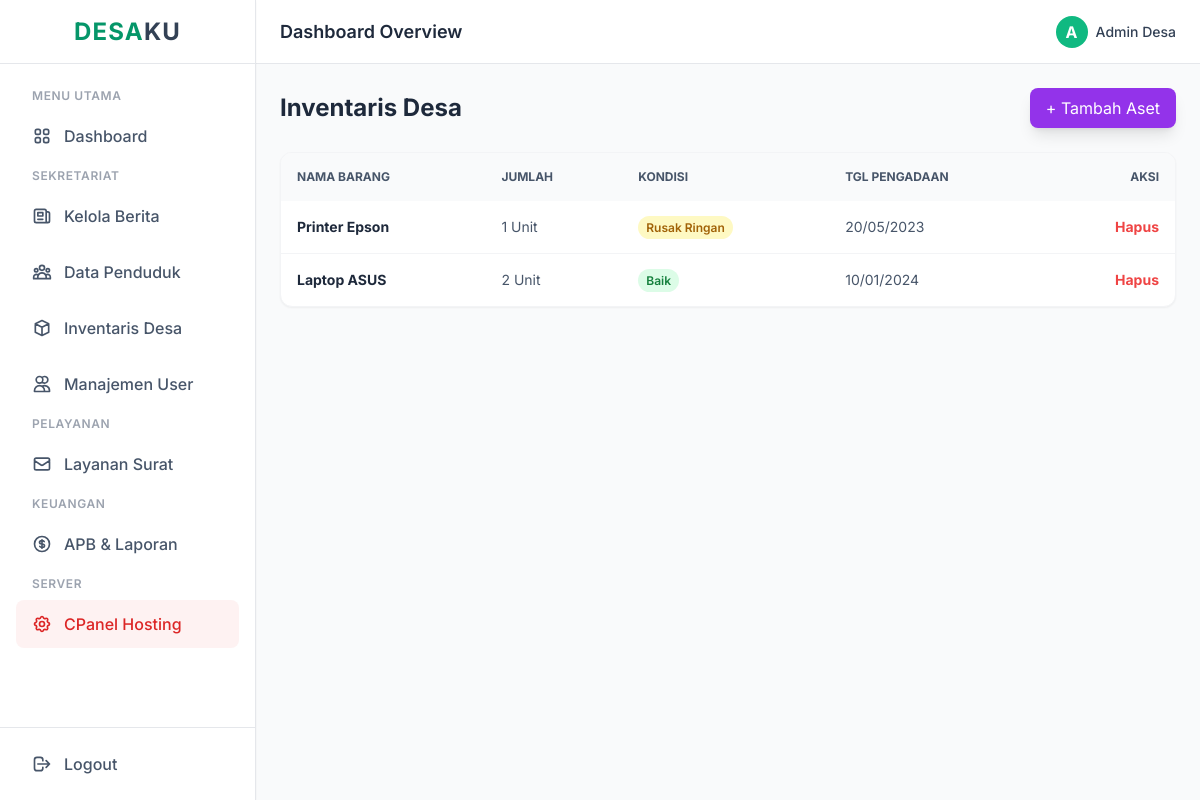
The page /inventaris.php (signed in) on the database its author committed.
### tables this page shows
CREATE TABLE `inventaris` (
  `id` int(11) NOT NULL,
  `nama_barang` varchar(100) NOT NULL,
  `jumlah` int(11) NOT NULL,
  `kondisi` enum('Baik','Rusak Ringan','Rusak Berat') NOT NULL,
  `tgl_pengadaan` date NOT NULL,
  `id_user` int(11) DEFAULT 1
);

### inventaris.php (the view, shortened to what this page needs)
<?php
include 'includes/koneksi.php';
include 'includes/header.php'; include 'includes/sidebar.php'; include 'includes/navbar.php';
?>
<main class="flex-1 overflow-x-hidden overflow-y-auto bg-gray-50 p-6">
    <div class="flex justify-between items-center mb-6">
        <h3 class="text-2xl font-bold text-slate-800">Inventaris Desa</h3>
        <button onclick="document.getElementById('formInventaris').classList.toggle('hidden')" class="bg-purple-600 text-white px-4 py-2 rounded-lg hover:bg-purple-700 shadow-lg transition">
            + Tambah Aset
        </button>
    </div>
    <div class="bg-white rounded-xl shadow-sm border border-gray-100 overflow-hidden">
        <table class="w-full text-left text-sm text-slate-600">
            <thead class="bg-gray-50 uppercase font-semibold text-xs">
                <tr>
                    <th class="p-4">Nama Barang</th>
                    <th class="p-4">Jumlah</th>
                    <th class="p-4">Kondisi</th>
                    <th class="p-4">Tgl Pengadaan</th>
                    <th class="p-4 text-right">Aksi</th>
                </tr>
            </thead>
            <tbody class="divide-y divide-gray-100">
                <?php
                $q = mysqli_query($conn, "SELECT * FROM inventaris ORDER BY id DESC");
                while($r=mysqli_fetch_assoc($q)):
                ?>
                <tr class="hover:bg-gray-50">
                    <td class="p-4 font-bold text-slate-800"><?= $r['nama_barang']; ?></td>
                    <td class="p-4"><?= $r['jumlah']; ?> Unit</td>
                    <td class="p-4">
                        <span class="px-2 py-1 rounded-full text-xs font-semibold <?= $r['kondisi']=='Baik'?'bg-green-100 text-green-700': ($r['kondisi']=='Rusak Ringan'?'bg-yellow-100 text-yellow-700':'bg-red-100 text-red-700') ?>">
                            <?= $r['kondisi']; ?>
                        </span>
                    </td>
                    <td class="p-4"><?= date('d/m/Y', strtotime($r['tgl_pengadaan'])); ?></td>
                    <td class="p-4 text-right">
                        <a href="?hapus=<?= $r['id']; ?>" onclick="return confirm('Hapus aset ini?')" class="text-red-500 font-bold hover:underline">Hapus</a>
                    </td>
                </tr>
                <?php endwhile; ?>
            </tbody>
        </table>
    </div>
</main>
<?php include 'includes/footer.php'; ?>

### includes/header.php (style rules this page uses)
body { font-family: 'Inter', sans-serif; }

### rows shown on the page
inventaris: nama_barang "Printer Epson", jumlah "1", kondisi "Rusak Ringan", tgl_pengadaan "20/05/2023"
inventaris: nama_barang "Laptop ASUS", jumlah "2", kondisi "Baik", tgl_pengadaan "10/01/2024"
